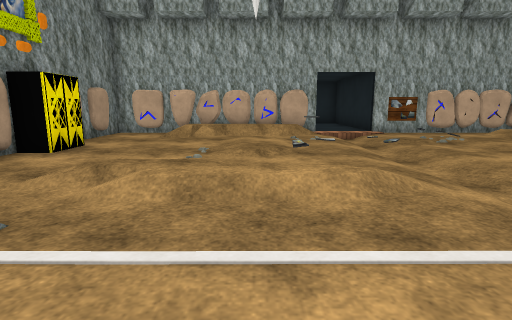
[1] (above)

15 first-person views from a walk through a scene from a Unity 3-D project. The camera is 1.3 m above the floor, tilts 10° down and sees 80° across. Doors are open. The floor is counted in squares, 1 m on a side. Each view is taken from the middle of a square. On the plan, view 1 faces up. The plan holds only what a view shows up to about 14 squares ahead; the rest is blank. The place goes on beyond the plan. The player character is not drawn. Some animated figures are not drawn. Some surface patterns are stand-ins.

[2]
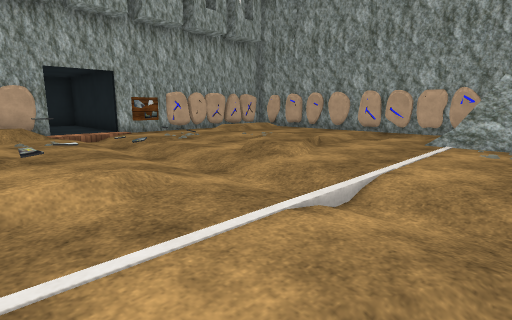

[3]
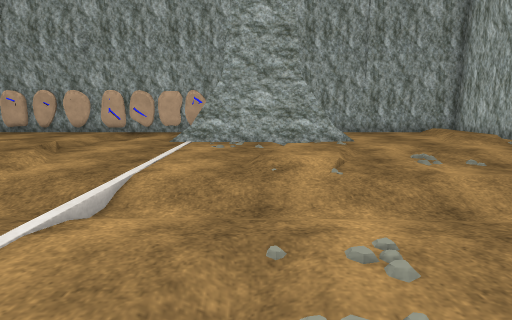

[4]
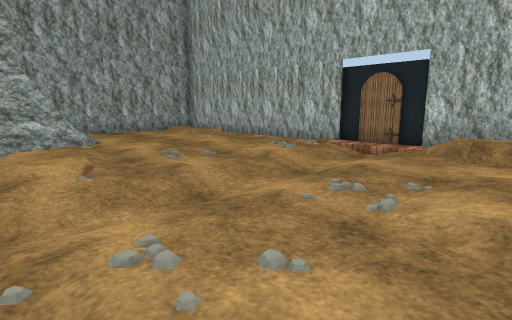

[5]
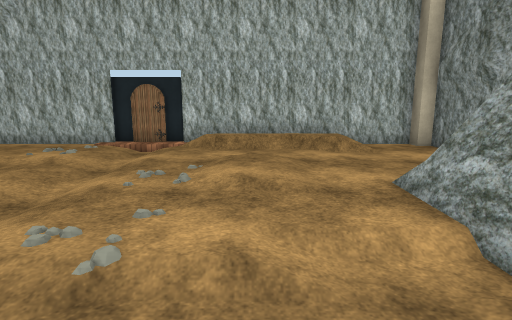

[6]
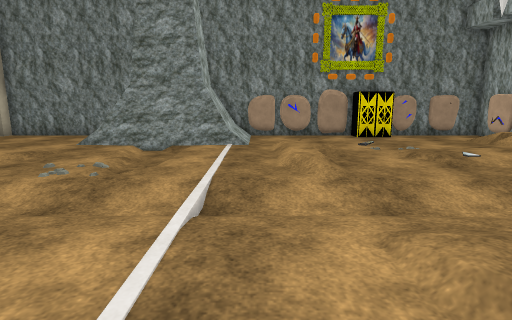

[7]
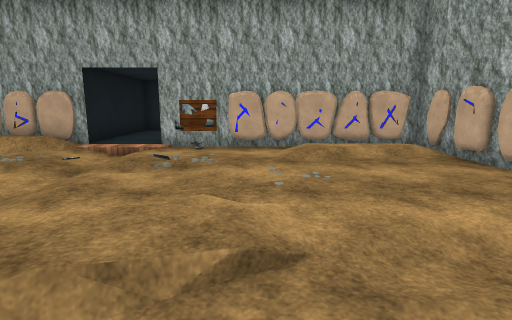

[8]
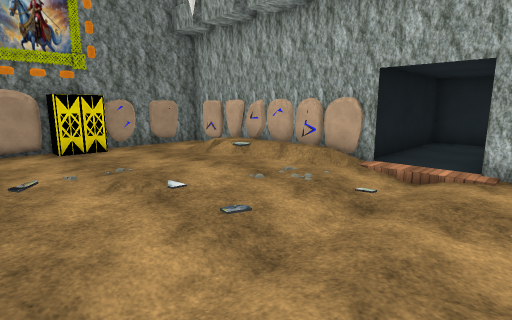

[9]
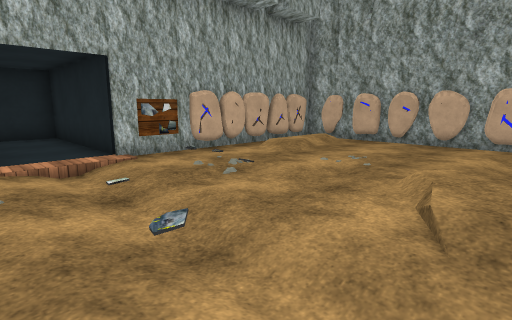

[10]
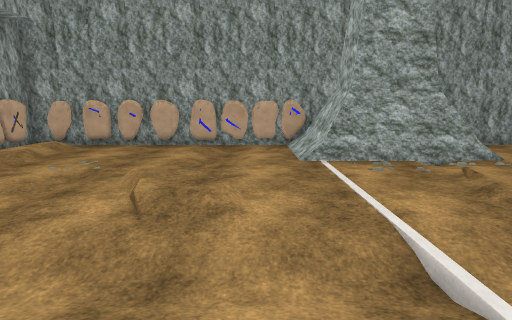

[11]
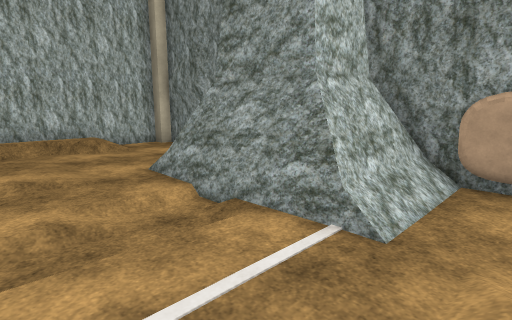

[12]
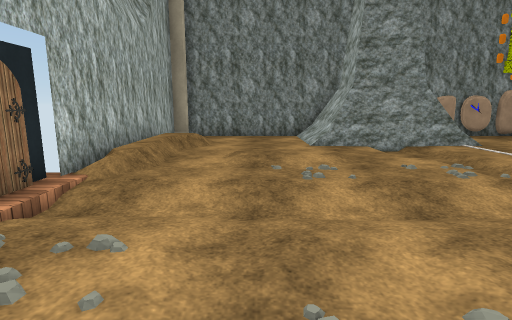

[13]
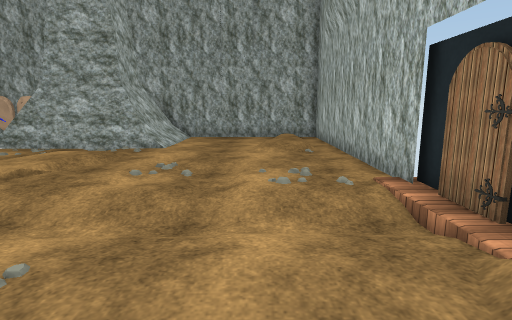

[14]
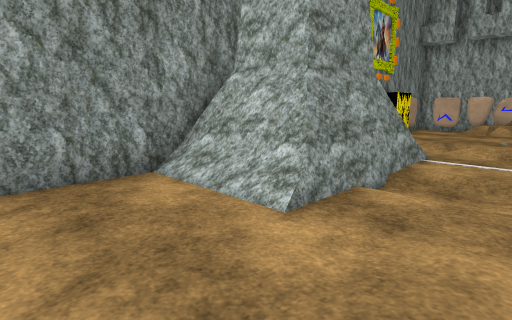

[15]
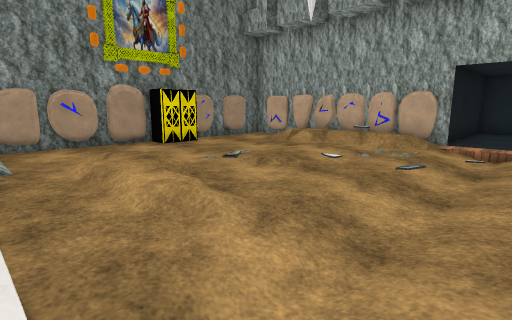

### Floor plan
Key: @ floor where view 1 was taken; # wall or solid block; . main floor; : floor 0.25 m higher than the main floor; - floor 0.25 m lower than the main floor; / step, stairs or slope; D open door; O other object.
Columns run from 6 left of view 1 to 13 right of it. Each row starts with its distance up from view 1.
 19         ####
 18         #..#
 17         #..#
 16         #..#
 15         #..#
 14        ##..#
 13 ##OOOOO#ODD#O#OOOOO#
 12 #../:////--....////O
 11 O..//....--./..////#
 10 O...../..-///......O
  9 #O......O-///......O
  8 OO.......-/.--.....O
  7 #O...//..//........#
  6 #....../.--.::////.O
  5 O../::...--/://..--O
  4 #.../:::/--.......-O
  3 O........--......./O
  2 ####.....//.....####
  1   ##.....--.....##
  0    #/-@-/--./../#
 -1   ##//../--/..//##
 -2 ####.....--.//..####
 -3 #///.....-/.....///#
 -4 #........-/.-......#
 -5 #........-/--......#
 -6 #........./....//..#
 -7 #..//....--..../://#
 -8 ##./::::///........#
 -9  #######OOOO########

Positions as (right, up) in squares from view 1, and headings:
1: (0, 0), facing up
2: (0, 0), facing up-right
3: (0, 0), facing right
4: (0, 0), facing down-right
5: (0, 2), facing down
6: (8, 3), facing left
7: (8, 3), facing up
8: (6, 5), facing up-left
9: (2, 5), facing up-right
10: (1, 4), facing right
11: (1, 4), facing down-left
12: (8, -5), facing left
13: (0, -6), facing right
14: (0, -6), facing up-left
15: (5, 2), facing up-left
